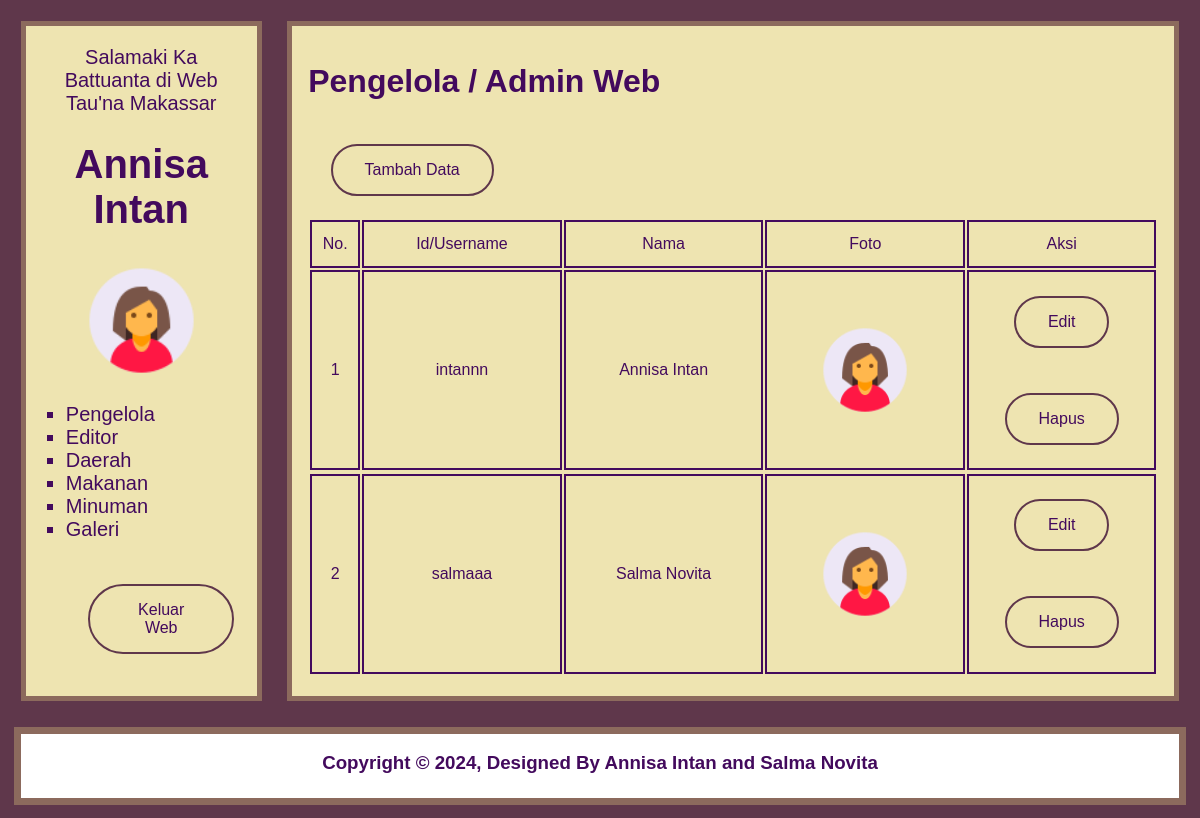
Screenshot of /admin/index.php?page=pengelola_tampil (signed in) with the database file from the repository.
### tables this page shows
CREATE TABLE `tb_pengelola` (
  `id_pengelola` varchar(20) NOT NULL,
  `nama_pengelola` varchar(30) NOT NULL,
  `password` text NOT NULL,
  `foto_pengelola` text NOT NULL
);

### admin/pengelola_tampil.php (the view)
<h1>Pengelola / Admin Web</h1>
<div class="button">
  <?php
    echo "<button><a href='index.php?page=pengelola_tambah'>Tambah Data</a></button>";
  ?>
</div>
<table>
    <tr class="kepala">
      <td width="5%">No.</td>
      <td width="20%">Id/Username</td>
      <td width="20%">Nama</td>
      <td width="20%">Foto</td>
      <td width="15%" colspan="2">Aksi</td>
    </tr>
    <?php
        include "../config/koneksi.php";
        $no=1;
        $tampil_pengelola = mysqli_query ($koneksi,"SELECT * FROM tb_pengelola
        ORDER BY id_pengelola");
        while ($hasil=mysqli_fetch_array($tampil_pengelola))
        {
          echo "<tr>";
          echo "<td>$no</td>";
          echo "<td>$hasil[id_pengelola]</td>";
          echo "<td>$hasil[nama_pengelola]</td>";
          echo "<td><img src='$hasil[foto_pengelola]' class='gambar' td>";
          echo "<td align='center'>
          <a href='index.php?page=pengelola_tambah&id_pengelola=$hasil[id_pengelola]'><button class='button-6' role='button'>Edit</button></a> <br>
          <a href='pengelola_proses.php?status=hapus&id_pengelola=$hasil[id_pengelola]' onclick=\"return confirm('Apakah Anda yakin ingin menghapus data ini?');\"><button class='button-6' role='button'>Hapus</button></a>
          </td>";
          echo "<tr>";
          $no++;
        }
    ?>
</table>
<link rel="stylesheet" href="styles.css">

### admin/styles.css (style rules this page uses)
:root { --bg: #EEE4B1; --color: #430A5D; --tr1: #5F374B; --tr2: #8C6A5D; }
* { text-decoration: none; color: #430A5D; }
button { cursor: pointer; margin: 1.4rem; background-color: #EEE4B1; border-radius: 50px; border: 2px solid var(--tr1); padding: 15px 32px; text-align: center; text-decoration: none; display: inline-block; font-size: 16px; }
table tr td { text-align: center; border: 2px solid #430A5D; }
.kepala { height: 3rem; }
.gambar { height: auto; width: 100px; }

### admin/index.php (style rules this page uses)
body { background-color: #5F374B; width: auto; font-family: 'Lucida Sans', 'Lucida Sans Regular', 'Lucida Grande', 'Lucida Sans Unicode', Geneva, Verdana, sans-serif; }

### admin/menu.php (style rules this page uses)
* { text-decoration: none; color: #430A5D; }
button { margin-top: 3rem; background-color: #8C6A5D; color: #430A5D; border-radius: 50px; border: none; padding: 15px 32px; text-align: center; text-decoration: none; display: inline-block; font-size: 16px; }

### rows the page displays
tb_pengelola: id_pengelola "intannn", nama_pengelola "Annisa Intan", foto_pengelola (placeholder picture)
tb_pengelola: id_pengelola "salmaaa", nama_pengelola "Salma Novita", foto_pengelola (placeholder picture)

### other values shown
$_SESSION['nama_pengelola'] "Annisa Intan"
